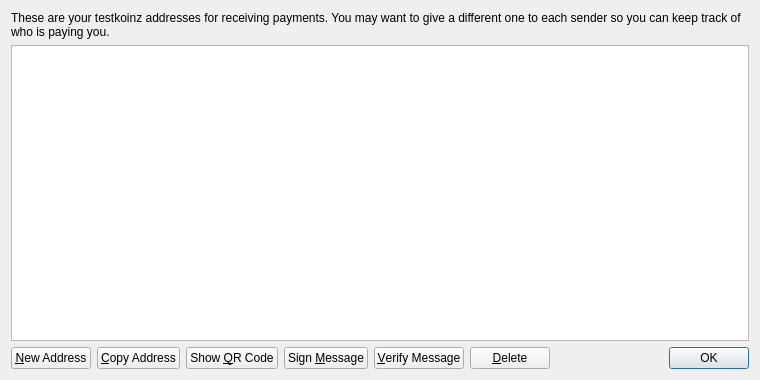
<?xml version="1.0" encoding="UTF-8"?>
<ui version="4.0">
 <class>AddressBookPage</class>
 <widget class="QWidget" name="AddressBookPage">
  <property name="geometry">
   <rect>
    <x>0</x>
    <y>0</y>
    <width>760</width>
    <height>380</height>
   </rect>
  </property>
  <property name="windowTitle">
   <string>Address Book</string>
  </property>
  <layout class="QVBoxLayout" name="verticalLayout">
   <item>
    <widget class="QLabel" name="labelExplanation">
     <property name="text">
      <string>These are your testkoinz addresses for receiving payments. You may want to give a different one to each sender so you can keep track of who is paying you.</string>
     </property>
     <property name="textFormat">
      <enum>Qt::PlainText</enum>
     </property>
     <property name="wordWrap">
      <bool>true</bool>
     </property>
    </widget>
   </item>
   <item>
    <widget class="QTableView" name="tableView">
     <property name="contextMenuPolicy">
      <enum>Qt::CustomContextMenu</enum>
     </property>
     <property name="toolTip">
      <string>Double-click to edit address or label</string>
     </property>
     <property name="tabKeyNavigation">
      <bool>false</bool>
     </property>
     <property name="selectionMode">
      <enum>QAbstractItemView::SingleSelection</enum>
     </property>
     <property name="selectionBehavior">
      <enum>QAbstractItemView::SelectRows</enum>
     </property>
     <property name="sortingEnabled">
      <bool>true</bool>
     </property>
     <attribute name="verticalHeaderVisible">
      <bool>false</bool>
     </attribute>
    </widget>
   </item>
   <item>
    <layout class="QHBoxLayout" name="horizontalLayout">
     <item>
      <widget class="QPushButton" name="newAddressButton">
       <property name="toolTip">
        <string>Create a new address</string>
       </property>
       <property name="text">
        <string>&amp;New Address</string>
       </property>
      </widget>
     </item>
     <item>
      <widget class="QPushButton" name="copyToClipboard">
       <property name="toolTip">
        <string>Copy the currently selected address to the system clipboard</string>
       </property>
       <property name="text">
        <string>&amp;Copy Address</string>
       </property>
      </widget>
     </item>
     <item>
      <widget class="QPushButton" name="showQRCode">
       <property name="text">
        <string>Show &amp;QR Code</string>
       </property>
      </widget>
     </item>
     <item>
      <widget class="QPushButton" name="signMessage">
       <property name="toolTip">
        <string>Sign a message to prove you own a testkoinz address</string>
       </property>
       <property name="text">
        <string>Sign &amp;Message</string>
       </property>
      </widget>
     </item>
     <item>
      <widget class="QPushButton" name="verifyMessage">
       <property name="toolTip">
        <string>Verify a message to ensure it was signed with a specified testkoinz address</string>
       </property>
       <property name="text">
        <string>&amp;Verify Message</string>
       </property>
      </widget>
     </item>
     <item>
      <widget class="QPushButton" name="deleteButton">
       <property name="toolTip">
        <string>Delete the currently selected address from the list</string>
       </property>
       <property name="text">
        <string>&amp;Delete</string>
       </property>
      </widget>
     </item>
     <item>
      <spacer name="horizontalSpacer">
       <property name="orientation">
        <enum>Qt::Horizontal</enum>
       </property>
       <property name="sizeHint" stdset="0">
        <size>
         <width>40</width>
         <height>20</height>
        </size>
       </property>
      </spacer>
     </item>
     <item>
      <widget class="QDialogButtonBox" name="buttonBox">
       <property name="sizePolicy">
        <sizepolicy hsizetype="Maximum" vsizetype="Fixed">
         <horstretch>0</horstretch>
         <verstretch>0</verstretch>
        </sizepolicy>
       </property>
       <property name="standardButtons">
        <set>QDialogButtonBox::Ok</set>
       </property>
      </widget>
     </item>
    </layout>
   </item>
  </layout>
 </widget>
 <resources>
  <include location="../bitcoin.qrc"/>
 </resources>
 <connections/>
</ui>
